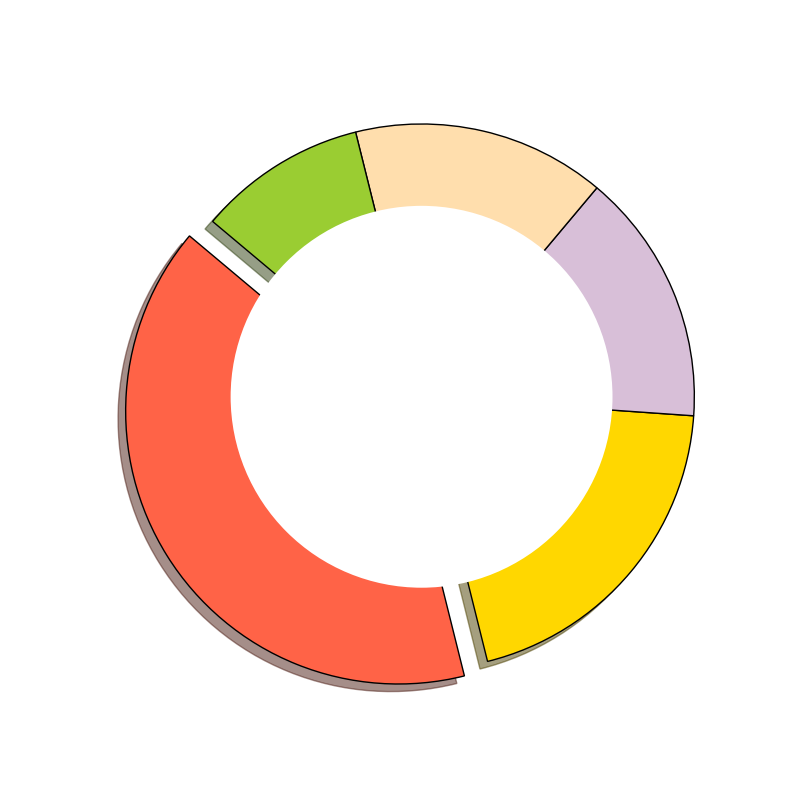

Source code (Python):
import matplotlib.pyplot as plt

# Define data for the donut pie chart
meanings = [40, 20, 15, 15, 10]
colors = ['#FF6347', '#FFD700', '#D8BFD8', '#FFDEAD', '#9ACD32']
explode = (0.1, 0, 0, 0, 0)

# Plotting the donut pie chart
fig, ax = plt.subplots(figsize=(8, 8))
wedges, texts = ax.pie(meanings, startangle=140, colors=colors, explode=explode,
                       shadow=True, wedgeprops={'edgecolor': 'black', 'linewidth': 1})

# Draw circle for donut shape
centre_circle = plt.Circle((0,0),0.70,fc='white')
fig.gca().add_artist(centre_circle)

# Ensure the chart is a circle
ax.axis('equal')

# Display the chart
plt.show()
